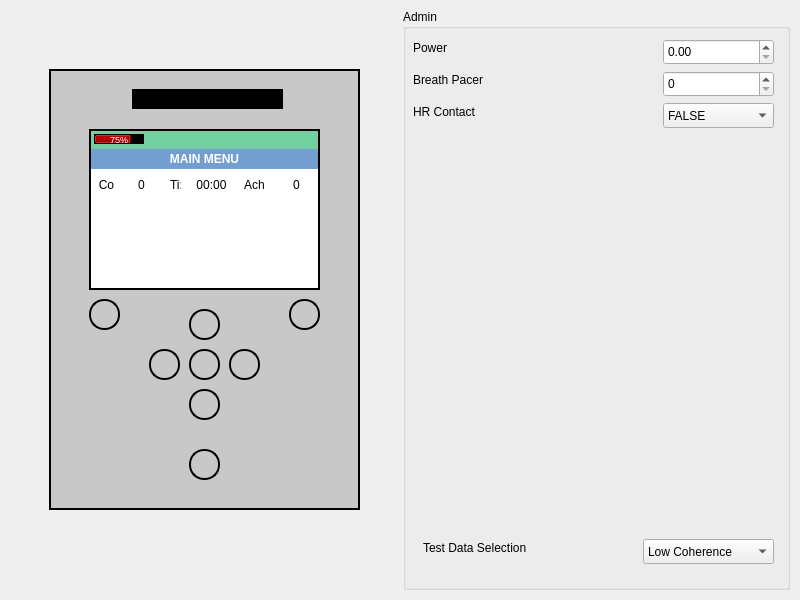
<?xml version="1.0" encoding="UTF-8"?>
<ui version="4.0">
 <class>MainWindow</class>
 <widget class="QMainWindow" name="MainWindow">
  <property name="geometry">
   <rect>
    <x>0</x>
    <y>0</y>
    <width>800</width>
    <height>600</height>
   </rect>
  </property>
  <property name="minimumSize">
   <size>
    <width>800</width>
    <height>600</height>
   </size>
  </property>
  <property name="maximumSize">
   <size>
    <width>800</width>
    <height>600</height>
   </size>
  </property>
  <property name="windowTitle">
   <string>MainWindow</string>
  </property>
  <widget class="QWidget" name="centralwidget">
   <widget class="QWidget" name="horizontalLayoutWidget">
    <property name="geometry">
     <rect>
      <x>9</x>
      <y>9</y>
      <width>781</width>
      <height>581</height>
     </rect>
    </property>
    <layout class="QHBoxLayout" name="horizontalLayout">
     <item>
      <widget class="QWidget" name="ui" native="true">
       <widget class="QWidget" name="HeartWave" native="true">
        <property name="geometry">
         <rect>
          <x>40</x>
          <y>60</y>
          <width>311</width>
          <height>441</height>
         </rect>
        </property>
        <property name="styleSheet">
         <string notr="true">QWidget 
{
border:2px solid rgb(0, 0, 0);
background-color: rgb(200, 200, 200);
}
</string>
        </property>
        <widget class="QPushButton" name="upButton">
         <property name="geometry">
          <rect>
           <x>140</x>
           <y>240</y>
           <width>31</width>
           <height>31</height>
          </rect>
         </property>
         <property name="styleSheet">
          <string notr="true">QPushButton {
image: url(:/buttons/upButton.svg);
border-radius: 15px;
} 
QPushButton:pressed {
	background-color: #ffd300;
}</string>
         </property>
         <property name="text">
          <string/>
         </property>
        </widget>
        <widget class="QPushButton" name="okButton">
         <property name="geometry">
          <rect>
           <x>140</x>
           <y>280</y>
           <width>31</width>
           <height>31</height>
          </rect>
         </property>
         <property name="styleSheet">
          <string notr="true">QPushButton {
image: url(:/buttons/okButton.svg);
border-radius: 15px;
}
QPushButton:pressed {
	background-color: #ffd300;
}</string>
         </property>
         <property name="text">
          <string/>
         </property>
        </widget>
        <widget class="QPushButton" name="rightButton">
         <property name="geometry">
          <rect>
           <x>180</x>
           <y>280</y>
           <width>31</width>
           <height>31</height>
          </rect>
         </property>
         <property name="styleSheet">
          <string notr="true">QPushButton {
image: url(:/buttons/rightButton.svg);
border-radius: 15px;
}
QPushButton:pressed {
	background-color: #ffd300;
}</string>
         </property>
         <property name="text">
          <string/>
         </property>
        </widget>
        <widget class="QPushButton" name="downButton">
         <property name="geometry">
          <rect>
           <x>140</x>
           <y>320</y>
           <width>31</width>
           <height>31</height>
          </rect>
         </property>
         <property name="styleSheet">
          <string notr="true">QPushButton {
image: url(:/buttons/downButton.svg);
border-radius: 15px;
}
QPushButton:pressed {
	background-color: #ffd300;
}</string>
         </property>
         <property name="text">
          <string/>
         </property>
        </widget>
        <widget class="QPushButton" name="leftButton">
         <property name="geometry">
          <rect>
           <x>100</x>
           <y>280</y>
           <width>31</width>
           <height>31</height>
          </rect>
         </property>
         <property name="styleSheet">
          <string notr="true">QPushButton {
image: url(:/buttons/leftButton.svg);
border-radius: 15px;
}
QPushButton:pressed {
	background-color: #ffd300;
}</string>
         </property>
         <property name="text">
          <string/>
         </property>
        </widget>
        <widget class="QPushButton" name="backButton">
         <property name="geometry">
          <rect>
           <x>40</x>
           <y>230</y>
           <width>31</width>
           <height>31</height>
          </rect>
         </property>
         <property name="styleSheet">
          <string notr="true">QPushButton {
image: url(&quot;:/buttons/backButton.svg&quot;);
border-radius: 15px;
}

QPushButton:pressed {
	background-color: #ffd300;
}</string>
         </property>
         <property name="text">
          <string/>
         </property>
        </widget>
        <widget class="QPushButton" name="menuButton">
         <property name="geometry">
          <rect>
           <x>240</x>
           <y>230</y>
           <width>31</width>
           <height>31</height>
          </rect>
         </property>
         <property name="styleSheet">
          <string notr="true">QPushButton {
image: url(:/buttons/menuButton.svg);
border-radius: 15px;
}
QPushButton:pressed {
	background-color: #ffd300;
}</string>
         </property>
         <property name="text">
          <string/>
         </property>
        </widget>
        <widget class="QPushButton" name="powerButton">
         <property name="enabled">
          <bool>true</bool>
         </property>
         <property name="geometry">
          <rect>
           <x>140</x>
           <y>380</y>
           <width>31</width>
           <height>31</height>
          </rect>
         </property>
         <property name="styleSheet">
          <string notr="true">QPushButton {
image: url(:/buttons/powerButton.svg);
border-radius: 15px;
}
QPushButton:pressed {
	background-color: #ffd300;
	
}</string>
         </property>
         <property name="text">
          <string/>
         </property>
        </widget>
        <widget class="QLabel" name="coherenceLevel">
         <property name="geometry">
          <rect>
           <x>83</x>
           <y>20</y>
           <width>151</width>
           <height>20</height>
          </rect>
         </property>
         <property name="styleSheet">
          <string notr="true">background-color: rgb(0, 0, 0);</string>
         </property>
         <property name="text">
          <string/>
         </property>
        </widget>
        <widget class="QWidget" name="offView" native="true">
         <property name="enabled">
          <bool>true</bool>
         </property>
         <property name="geometry">
          <rect>
           <x>40</x>
           <y>60</y>
           <width>231</width>
           <height>161</height>
          </rect>
         </property>
         <property name="focusPolicy">
          <enum>Qt::NoFocus</enum>
         </property>
         <property name="styleSheet">
          <string notr="true">border:2px solid rgb(0, 0, 0);
background-color: rgb(0, 0, 0);</string>
         </property>
         <widget class="QWidget" name="screenView" native="true">
          <property name="geometry">
           <rect>
            <x>0</x>
            <y>0</y>
            <width>231</width>
            <height>161</height>
           </rect>
          </property>
          <property name="focusPolicy">
           <enum>Qt::NoFocus</enum>
          </property>
          <property name="styleSheet">
           <string notr="true">border:2px solid rgb(0, 0, 0);
background-color: rgb(114, 207, 159);</string>
          </property>
          <widget class="QProgressBar" name="batteryLevel">
           <property name="geometry">
            <rect>
             <x>5</x>
             <y>5</y>
             <width>50</width>
             <height>10</height>
            </rect>
           </property>
           <property name="minimumSize">
            <size>
             <width>0</width>
             <height>0</height>
            </size>
           </property>
           <property name="font">
            <font>
             <pointsize>7</pointsize>
            </font>
           </property>
           <property name="layoutDirection">
            <enum>Qt::RightToLeft</enum>
           </property>
           <property name="styleSheet">
            <string notr="true">selection-background-color: rgb(164, 0, 0);
background-color: rgb(0, 0, 0);
color:rgb(255,255,255);
border:0px</string>
           </property>
           <property name="value">
            <number>75</number>
           </property>
           <property name="alignment">
            <set>Qt::AlignCenter</set>
           </property>
           <property name="invertedAppearance">
            <bool>true</bool>
           </property>
           <property name="textDirection">
            <enum>QProgressBar::TopToBottom</enum>
           </property>
          </widget>
          <widget class="QLabel" name="hrContact">
           <property name="enabled">
            <bool>false</bool>
           </property>
           <property name="geometry">
            <rect>
             <x>212</x>
             <y>2</y>
             <width>16</width>
             <height>16</height>
            </rect>
           </property>
           <property name="autoFillBackground">
            <bool>false</bool>
           </property>
           <property name="styleSheet">
            <string notr="true">border:0px;</string>
           </property>
           <property name="text">
            <string/>
           </property>
           <property name="pixmap">
            <pixmap resource="../res/HeartWave.qrc">:/buttons/hrContact.svg</pixmap>
           </property>
           <property name="scaledContents">
            <bool>true</bool>
           </property>
          </widget>
          <widget class="QListWidget" name="menuListView">
           <property name="geometry">
            <rect>
             <x>2</x>
             <y>40</y>
             <width>227</width>
             <height>119</height>
            </rect>
           </property>
           <property name="font">
            <font>
             <pointsize>9</pointsize>
             <kerning>true</kerning>
            </font>
           </property>
           <property name="styleSheet">
            <string notr="true">border:0px;
background-color: rgb(255,255,255);</string>
           </property>
           <property name="layoutMode">
            <enum>QListView::SinglePass</enum>
           </property>
          </widget>
          <widget class="QLabel" name="menuLabel">
           <property name="geometry">
            <rect>
             <x>2</x>
             <y>20</y>
             <width>227</width>
             <height>20</height>
            </rect>
           </property>
           <property name="font">
            <font>
             <weight>75</weight>
             <bold>true</bold>
            </font>
           </property>
           <property name="styleSheet">
            <string notr="true">border:0px;
background-color: rgb(114, 159, 207);
color: rgb(255, 255, 255);</string>
           </property>
           <property name="text">
            <string>MAIN MENU</string>
           </property>
           <property name="alignment">
            <set>Qt::AlignCenter</set>
           </property>
          </widget>
          <widget class="QLabel" name="bpView">
           <property name="geometry">
            <rect>
             <x>50</x>
             <y>80</y>
             <width>131</width>
             <height>41</height>
            </rect>
           </property>
           <property name="font">
            <font>
             <weight>75</weight>
             <bold>true</bold>
            </font>
           </property>
           <property name="styleSheet">
            <string notr="true">border:0px;
background-color: rgb(255,255,255);
</string>
           </property>
           <property name="text">
            <string/>
           </property>
           <property name="alignment">
            <set>Qt::AlignCenter</set>
           </property>
          </widget>
          <widget class="QWidget" name="sessionView" native="true">
           <property name="geometry">
            <rect>
             <x>2</x>
             <y>40</y>
             <width>227</width>
             <height>119</height>
            </rect>
           </property>
           <property name="focusPolicy">
            <enum>Qt::NoFocus</enum>
           </property>
           <property name="styleSheet">
            <string notr="true">border:0px;
background-color: rgb(255,255,255);</string>
           </property>
           <widget class="QCustomPlot" name="graphView" native="true">
            <property name="geometry">
             <rect>
              <x>0</x>
              <y>20</y>
              <width>227</width>
              <height>81</height>
             </rect>
            </property>
            <property name="focusPolicy">
             <enum>Qt::NoFocus</enum>
            </property>
            <property name="styleSheet">
             <string notr="true">border:0px;
background-color: rgb(255,255,255);</string>
            </property>
           </widget>
           <widget class="QLabel" name="coherenceLabel">
            <property name="geometry">
             <rect>
              <x>0</x>
              <y>0</y>
              <width>31</width>
              <height>31</height>
             </rect>
            </property>
            <property name="text">
             <string>Co</string>
            </property>
            <property name="alignment">
             <set>Qt::AlignCenter</set>
            </property>
           </widget>
           <widget class="QLabel" name="timeLabel">
            <property name="geometry">
             <rect>
              <x>75</x>
              <y>0</y>
              <width>21</width>
              <height>31</height>
             </rect>
            </property>
            <property name="text">
             <string>Ti:</string>
            </property>
            <property name="alignment">
             <set>Qt::AlignCenter</set>
            </property>
           </widget>
           <widget class="QLabel" name="achievementLabel">
            <property name="geometry">
             <rect>
              <x>153</x>
              <y>0</y>
              <width>21</width>
              <height>31</height>
             </rect>
            </property>
            <property name="text">
             <string>Ach:</string>
            </property>
           </widget>
           <widget class="QLabel" name="coherenceVal">
            <property name="geometry">
             <rect>
              <x>30</x>
              <y>0</y>
              <width>41</width>
              <height>31</height>
             </rect>
            </property>
            <property name="text">
             <string>0</string>
            </property>
            <property name="alignment">
             <set>Qt::AlignCenter</set>
            </property>
           </widget>
           <widget class="QLabel" name="timeVal">
            <property name="geometry">
             <rect>
              <x>90</x>
              <y>0</y>
              <width>61</width>
              <height>31</height>
             </rect>
            </property>
            <property name="text">
             <string>00:00</string>
            </property>
            <property name="alignment">
             <set>Qt::AlignCenter</set>
            </property>
           </widget>
           <widget class="QLabel" name="achievementVal">
            <property name="geometry">
             <rect>
              <x>180</x>
              <y>0</y>
              <width>51</width>
              <height>31</height>
             </rect>
            </property>
            <property name="text">
             <string>0</string>
            </property>
            <property name="alignment">
             <set>Qt::AlignCenter</set>
            </property>
           </widget>
           <widget class="QProgressBar" name="coherenceBar">
            <property name="geometry">
             <rect>
              <x>-3</x>
              <y>102</y>
              <width>231</width>
              <height>16</height>
             </rect>
            </property>
            <property name="value">
             <number>0</number>
            </property>
            <property name="textVisible">
             <bool>false</bool>
            </property>
           </widget>
           <widget class="QLabel" name="lowCoherence">
            <property name="geometry">
             <rect>
              <x>0</x>
              <y>100</y>
              <width>71</width>
              <height>20</height>
             </rect>
            </property>
            <property name="text">
             <string/>
            </property>
            <property name="alignment">
             <set>Qt::AlignCenter</set>
            </property>
           </widget>
           <widget class="QLabel" name="medCoherence">
            <property name="geometry">
             <rect>
              <x>73</x>
              <y>100</y>
              <width>71</width>
              <height>20</height>
             </rect>
            </property>
            <property name="text">
             <string/>
            </property>
            <property name="alignment">
             <set>Qt::AlignCenter</set>
            </property>
           </widget>
           <widget class="QLabel" name="highCoherence">
            <property name="geometry">
             <rect>
              <x>153</x>
              <y>100</y>
              <width>71</width>
              <height>20</height>
             </rect>
            </property>
            <property name="text">
             <string/>
            </property>
            <property name="alignment">
             <set>Qt::AlignCenter</set>
            </property>
           </widget>
          </widget>
          <zorder>menuListView</zorder>
          <zorder>batteryLevel</zorder>
          <zorder>menuLabel</zorder>
          <zorder>hrContact</zorder>
          <zorder>sessionView</zorder>
          <zorder>bpView</zorder>
         </widget>
        </widget>
       </widget>
      </widget>
     </item>
     <item>
      <widget class="QGroupBox" name="adminTab">
       <property name="enabled">
        <bool>true</bool>
       </property>
       <property name="autoFillBackground">
        <bool>false</bool>
       </property>
       <property name="title">
        <string>Admin</string>
       </property>
       <widget class="QLabel" name="power">
        <property name="geometry">
         <rect>
          <x>10</x>
          <y>30</y>
          <width>36</width>
          <height>17</height>
         </rect>
        </property>
        <property name="text">
         <string>Power</string>
        </property>
       </widget>
       <widget class="QLabel" name="breathPacer">
        <property name="geometry">
         <rect>
          <x>10</x>
          <y>62</y>
          <width>73</width>
          <height>17</height>
         </rect>
        </property>
        <property name="text">
         <string>Breath Pacer</string>
        </property>
       </widget>
       <widget class="QComboBox" name="hrContactVal">
        <property name="geometry">
         <rect>
          <x>260</x>
          <y>94</y>
          <width>111</width>
          <height>25</height>
         </rect>
        </property>
        <item>
         <property name="text">
          <string>FALSE</string>
         </property>
        </item>
        <item>
         <property name="text">
          <string>TRUE</string>
         </property>
        </item>
       </widget>
       <widget class="QPushButton" name="chargeButton">
        <property name="geometry">
         <rect>
          <x>230</x>
          <y>30</y>
          <width>21</width>
          <height>21</height>
         </rect>
        </property>
        <property name="styleSheet">
         <string notr="true">QPushButton {
image: url(:/buttons/chargeButton.svg);
border-radius: 15px;
}

QPushButton:pressed {
	background-color: green;
}</string>
        </property>
        <property name="text">
         <string/>
        </property>
       </widget>
       <widget class="QLabel" name="heartContact">
        <property name="geometry">
         <rect>
          <x>10</x>
          <y>94</y>
          <width>64</width>
          <height>17</height>
         </rect>
        </property>
        <property name="text">
         <string>HR Contact</string>
        </property>
       </widget>
       <widget class="QDoubleSpinBox" name="batteryVal">
        <property name="geometry">
         <rect>
          <x>260</x>
          <y>30</y>
          <width>111</width>
          <height>26</height>
         </rect>
        </property>
        <property name="maximum">
         <double>100.000000000000000</double>
        </property>
       </widget>
       <widget class="QSpinBox" name="breathPacerVal">
        <property name="geometry">
         <rect>
          <x>260</x>
          <y>62</y>
          <width>111</width>
          <height>26</height>
         </rect>
        </property>
       </widget>
       <widget class="QComboBox" name="testDataSelectVal">
        <property name="geometry">
         <rect>
          <x>240</x>
          <y>530</y>
          <width>131</width>
          <height>25</height>
         </rect>
        </property>
        <item>
         <property name="text">
          <string>Low Coherence</string>
         </property>
        </item>
        <item>
         <property name="text">
          <string>High Coherence</string>
         </property>
        </item>
       </widget>
       <widget class="QLabel" name="testDataSelect">
        <property name="geometry">
         <rect>
          <x>20</x>
          <y>530</y>
          <width>111</width>
          <height>17</height>
         </rect>
        </property>
        <property name="text">
         <string>Test Data Selection</string>
        </property>
       </widget>
      </widget>
     </item>
    </layout>
   </widget>
  </widget>
 </widget>
 <customwidgets>
  <customwidget>
   <class>QCustomPlot</class>
   <extends>QWidget</extends>
   <header>src/qcustomplot.h</header>
   <container>1</container>
  </customwidget>
 </customwidgets>
 <resources>
  <include location="../res/HeartWave.qrc"/>
 </resources>
 <connections/>
</ui>
